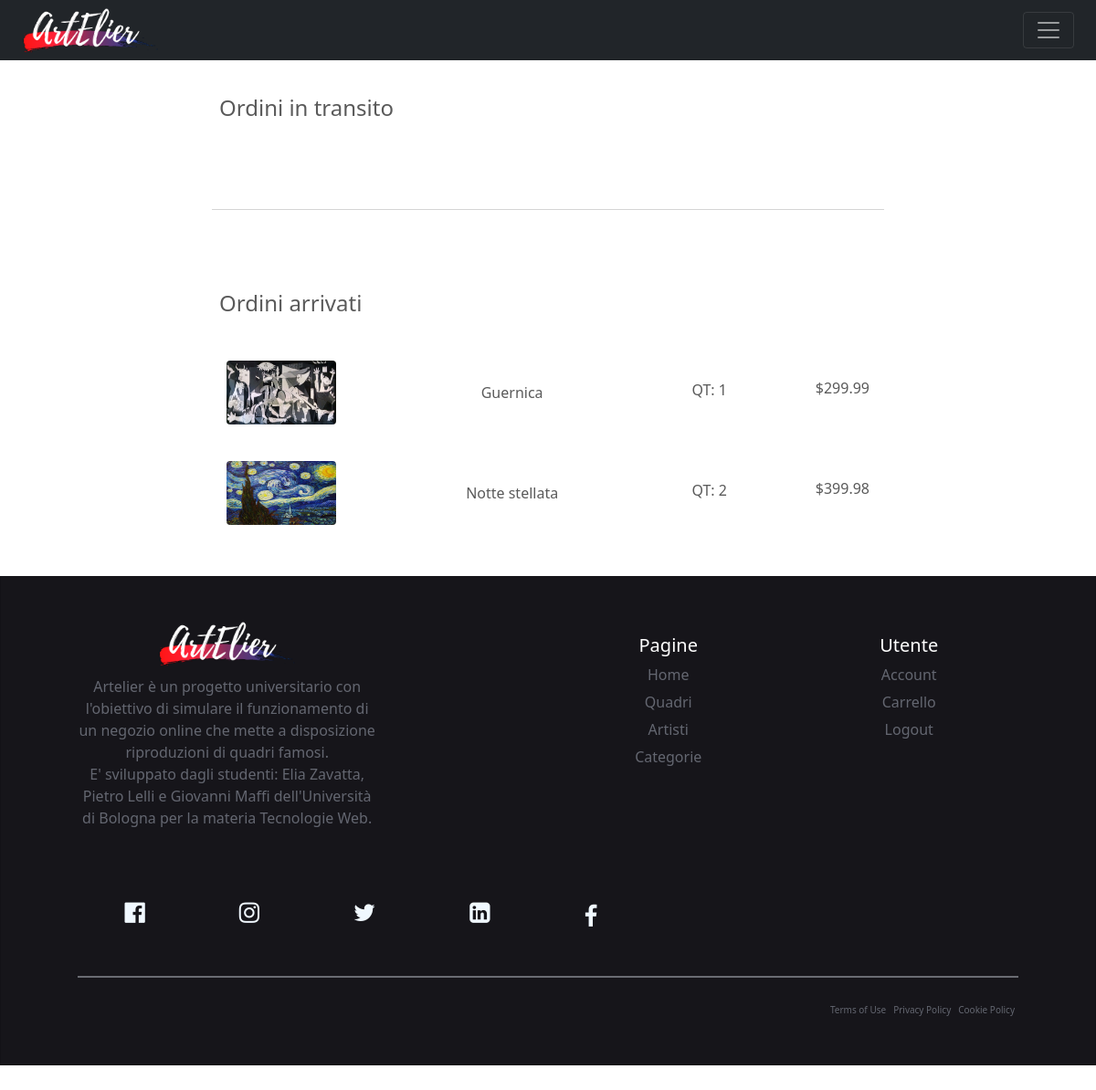
Page /Progetto/Php/archivio-Ordini.php (signed in) on the committed database.
### tables this page shows
CREATE TABLE Quadro_Ordinato(
    codQuadroOrdinato int  PRIMARY KEY  AUTO_INCREMENT,
	codOrdine int,
    titoloQuaOrd varchar(50),
    quantita int,
    FOREIGN KEY(codOrdine) REFERENCES Ordine(codOrdine),
    FOREIGN KEY(titoloQuaOrd) REFERENCES Quadro(titolo)
);

CREATE TABLE Quadro(
    titolo varchar(50) PRIMARY KEY,
    immagine varchar(500),
    dimensione varchar(20),
    artista varchar(50),
    nomeCorrArt varchar(50),
    prezzo float(7,2),
    descrizione varchar(500),
    eliminato tinyint(1),
    codQuadro int,
    quantità int,
    FOREIGN KEY(artista) REFERENCES Artista(cognome),
    FOREIGN KEY(nomeCorrArt) REFERENCES CorrenteArtistica(nomeCorrArt)
);

### Progetto/Php/archivio-Ordini.php (called while the page is built)
<?php
require_once 'bootstrap.php';
$templateParams["ordine"] = $dbh->getOrders($_SESSION["email"]);
$templateParams["ordiniArrivati"] = $dbh->getDeliveredOrders($_SESSION["email"]);
$templateParams["notifiche"] = $dbh->countNotifiche($_SESSION['email']);
require 'template/Ordini.php';
?>

### Progetto/Php/database.php (called while the page is built, shortened)
<?php
class DatabaseHelper{
    private $db;
    public function __construct($servername, $username, $password, $dbname, $port){
        $this->db = new mysqli($servername, $username, $password, $dbname, $port);
    }
    public function getOrders($email){
        $query ="SELECT quadro_ordinato.titoloQuaOrd, quadro_ordinato.quantita, quadro.immagine, quadro.prezzo, ordine.dataOrdine, ordine.dataConsegna FROM quadro_ordinato, quadro, utente, ordine WHERE quadro_ordinato.titoloQuaOrd = quadro.titolo AND quadro_ordinato.codOrdine = ordine.codOrdine AND ordine.email = utente.email AND ordine.arrivato = 0 AND utente.email = ?";
        $stmt = $this->db->prepare($query);
        $stmt->bind_param('s',$email);
        $stmt->execute();
        $result = $stmt->get_result();
        return $result->fetch_all(MYSQLI_ASSOC);
    }
    public function getDeliveredOrders($email){
        $query ="SELECT quadro_ordinato.titoloQuaOrd, quadro_ordinato.quantita, quadro.immagine, quadro.prezzo, ordine.dataOrdine, ordine.dataConsegna FROM quadro_ordinato, quadro, utente, ordine WHERE quadro_ordinato.titoloQuaOrd = quadro.titolo AND quadro_ordinato.codOrdine = ordine.codOrdine AND ordine.email = utente.email AND ordine.arrivato = 1 AND utente.email = ?";
        $stmt = $this->db->prepare($query);
        $stmt->bind_param('s',$email);
        $stmt->execute();
        $result = $stmt->get_result();
        return $result->fetch_all(MYSQLI_ASSOC);
    }
    public function countNotifiche($email){
        $query ="SELECT COUNT(*) AS num FROM notifica WHERE email=? AND visualizzato = 0";
        $stmt = $this->db->prepare($query);
        $stmt->bind_param('s',$email);
        $stmt->execute();
        $result = $stmt->get_result();
        return $result->fetch_all(MYSQLI_ASSOC);
    }
}
?>

### Progetto/Php/bootstrap.php (called while the page is built, shortened)
<?php
require_once("database.php");
$dbh = new DatabaseHelper("localhost", "root", "", "artelier",3306);
?>

### Progetto/Php/template/Ordini.php (the view, shortened to what this page needs)
<!doctype html>
<html lang="it">
  <head>
	<link href="https://cdn.jsdelivr.net/npm/bootstrap@5.1.3/dist/css/bootstrap.min.css" rel="stylesheet">
  <link rel="stylesheet" href="https://cdnjs.cloudflare.com/ajax/libs/font-awesome/4.7.0/css/font-awesome.min.css">
    <link href="../Css/Ordini.css" rel="stylesheet">
  </head>
  <body>
  <header>
      <div class="container-fluid" style="padding: 0px;">
        <div class="row">
          <div class="col-12">
            <nav class="navbar navbar-dark bg-dark fixed-top">
              <div class="container-fluid">
                <a href="./home2.php"><img src="../Immagini/logobiancocut.png" class="d-block" alt="..." style="margin: 0px; padding: 0px; width: 150px;"></a>
                <button class="navbar-toggler" type="button" data-bs-toggle="offcanvas" data-bs-target="#offcanvasNavbar" aria-controls="offcanvasNavbar">
                  <span class="navbar-toggler-icon"></span>
                </button>
              </div>
            </nav>
          </div>
        </div>
        <div class="container mt-5 mb-5">
            <?php if($_SESSION["email"] == NULL):
            ?>
              <h3>DEVI EFFETTUARE IL LOGIN PER VISUALIZZARE GLI ORDINI</h3>
            <?php else: ?>
            <div class="d-flex justify-content-center row">
                <div class="col-md-8">
                    <div class="p-2">
                        <h4>Ordini in transito</h4>
                    </div>
                    <hr class="featurette-divider">
                    <div class="p-2">
                        <h4>Ordini arrivati</h4>
                    </div>
                    <?php foreach($templateParams["ordiniArrivati"] as $ordineArrivato): ?>
                    <div class="d-flex flex-row justify-content-between align-items-center p-2 bg-white mt-4 px-3 rounded">
                        <div class="mr-1"><img class="rounded" src="<?php echo UPLOAD_DIR.$ordineArrivato["immagine"] ?>" width="120" height="70"></div>
                        <div class="d-flex flex-column align-items-center product-details"><span class="font-weight-bold"><?php echo $ordineArrivato["titoloQuaOrd"] ?></span>
                        </div>
                        <div>
                            <h6 class="text-grey mt-1 mr-1 ml-1">&nbsp;QT: <?php echo $ordineArrivato["quantita"]?>&nbsp;</h6>
                        </div>
                        <div>
                            <h6 class="text-grey">$<?php echo $ordineArrivato["prezzo"] * $ordineArrivato["quantita"]?></h6>
                        </div>
                    </div>
                    <?php endforeach; ?>
                </div>
            </div>
            <?php endif;?>
        </div>
        <div id="chisiamo" class="container-fluid mt-5" style="padding: 0px; text-align: center;">
    <div class="card" style="width: 100%;">
        <div class="row mb-4 ">
            <div class="col-md-4 ">
                <div class="footer-text">
                        <a href="./home2.php"> <img src="../Immagini/logobiancocut.png" alt="" style="max-height: 50px; margin-bottom: 10px;"></a>
                    <p class="card-text">Artelier è un progetto universitario con l'obiettivo di simulare il funzionamento di un negozio online che mette a disposizione riproduzioni di quadri famosi.<br>
                      E' sviluppato dagli studenti: Elia Zavatta, Pietro Lelli e Giovanni Maffi dell'Università di Bologna per la materia Tecnologie Web.</p>
                </div>
            </div>
            <div class="col-md-2"></div>
            <div class="col-md-3">
                <h5 class="heading" style="margin-top: 15px;">Pagine</h5>
                <ul>
                  <a href="./home2.php"><li>Home</li></a>
                  <a href="./archivio-quadri.php"><li>Quadri</li></a>
                  <a href="./archivio-artisti.php"><li>Artisti</li></a>
                  <a href="./archivio-Categorie.php"><li>Categorie</li></a>
                </ul>
            </div>
            <div class="col-md-3">
                <h5 class="heading" style="margin-top: 15px;">Utente</h5>
                <ul class="card-text">
                    <a href="./Utente.php"><li>Account</li></a>
                    <a href="./archivio-carrello.php"><li>Carrello</li></a>
                    <a href="./logout.php"><li>Logout</li></a>
                </ul>
            </div>
        </div>
        <div class="row">
          <div class="col-12">
            <div class="social mt-2 mb-3"> <i class="fa fa-facebook-official fa-lg"></i> <i class="fa fa-instagram fa-lg"></i> <i class="fa fa-twitter fa-lg"></i> <i class="fa fa-linkedin-square fa-lg"></i> <i class="fa fa-facebook"></i> </div>
          </div>
        </div>
        <div class="divider mb-4"> </div>
        <div class="row" style="font-size:10px;">
          <div class="col-md-6 col-sm-6 col-xs-6"></div>
          <div class="col-md-6 col-sm-6 col-xs-6">
            <div class="pull-right mr-4 d-flex policy">
              <div>Terms of Use</div>
              <div>Privacy Policy</div>
              <div>Cookie Policy</div>
            </div>
          </div>
        </div>
      </div>
    </div>
  </body>
</html>

### Progetto/Css/Ordini.css (style rules this page uses)
body { padding-top: 3rem; padding-bottom: 3rem; color: #5a5a5a; }
.product-details { min-width: 200px; }
i { color: aliceblue; float: left; }
.featurette-divider { margin: 5rem 0; }
.card { padding: 4% 7%; color: #646771; background-color: #16151a; border-radius: 0px }
ul { list-style-type: none; margin: 0; padding: 0 }
.card li { margin: 6px; }
hr { border-width: 3px }
.social>i { padding: 5%; font-size: 26px }
.policy>div { padding: 4px }
.divider { border-top: 2px solid rgba(189, 196, 203, 0.5); }
.footer-text > h1, h5 { color: #fff; }
.card a { text-decoration: none; color: #646771; }

### rows in the picture
quadro_ordinato: titoloQuaOrd.immagine (picture), titoloQuaOrd "Guernica", quantita "1", $ordineArrivato['prezzo']*$ordineArrivato['quantita'] "299.99"
quadro_ordinato: titoloQuaOrd.immagine (picture), titoloQuaOrd "Notte stellata", quantita "2", $ordineArrivato["prezzo"] * $ordineArrivato["quantita"] "399.98"
